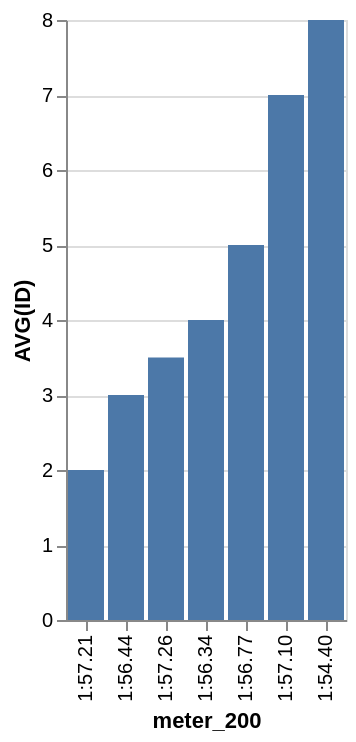

Write the Vega-Lite specification saved for this chart.
### Vega-Lite specification from a JSON file in a GitHub repository (floating-point values rounded to 4 significant figures)
{"data": {"values": [{"x_data": "1:57.21", "y_data": 2}, {"x_data": "1:56.44", "y_data": 3}, {"x_data": "1:57.26", "y_data": 3.5}, {"x_data": "1:56.34", "y_data": 4}, {"x_data": "1:56.77", "y_data": 5}, {"x_data": "1:57.10", "y_data": 7}, {"x_data": "1:54.40", "y_data": 8}]}, "mark": "bar", "encoding": {"x": {"field": "x_data", "type": "nominal", "title": "meter_200", "sort": {"op": "sum", "field": "y_data", "order": "ascending"}}, "y": {"field": "y_data", "type": "quantitative", "title": "AVG(ID)"}}}
